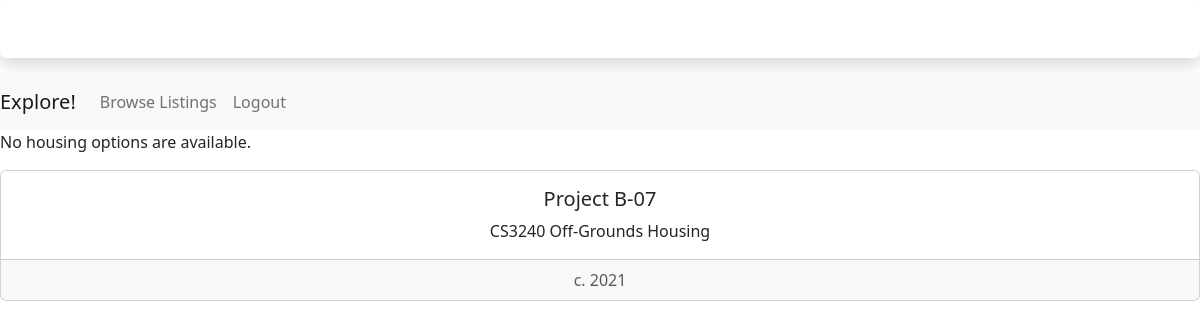
The page /housing/list/ on the database as committed earlier.
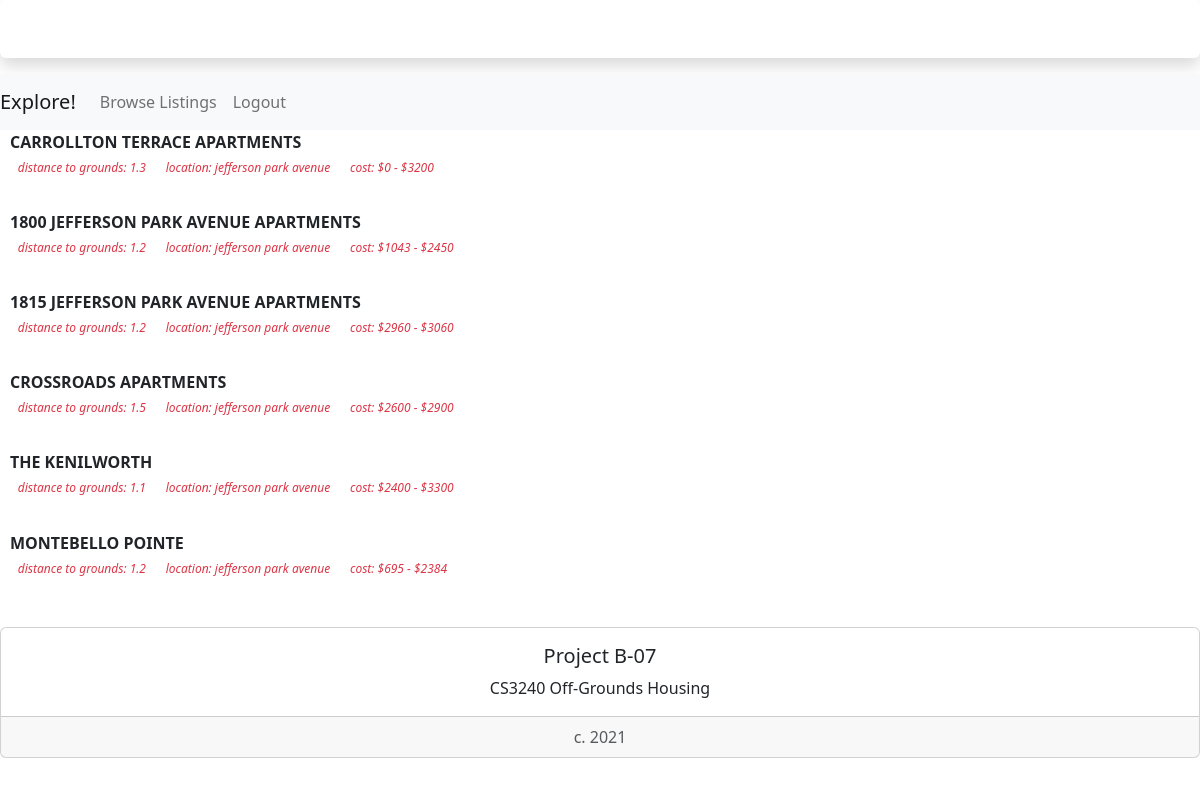
The same page on the database as committed later.
### housing/models.py (models this page shows, shortened)
class StudentHousing(models.Model):
    name = models.CharField(max_length=200)
    distToGrounds = models.FloatField(default=0)
    parking = models.BooleanField()
    minCost = models.IntegerField(default=0)
    maxCost = models.IntegerField(default=0)
    location = models.TextField(max_length=200, null=True)
    landlordEmail = models.CharField(max_length=200, null=True)
    landlordPhone = models.CharField(max_length=200, null=True)
    amenities = models.TextField(max_length=200, null=True)
    deadline = models.CharField(max_length=200, null=True)
    averageRating = models.IntegerField(default=0)
    address = models.TextField(max_length=200, null=True)

### housing/views.py (the view)
# urls.py: path('list/', views.HousingListView.as_view(), name='studentHousingList'),
class HousingListView(generic.ListView):
    template_name = 'housing/studentHousingList.html'
    context_object_name = 'studentHousing_list'
    def get_queryset(self):
        return StudentHousing.objects.all()

### housing/templates/housing/studentHousingList.html (shortened to what this page needs)
<!doctype html>
<link href="https://cdn.jsdelivr.net/npm/bootstrap@5.1.1/dist/css/bootstrap.min.css" rel="stylesheet">
{% load bootstrap5 %}
{% bootstrap_css %}
<div style="width: 100%" class="shadow p-2 mb-3 bg-body rounded text-white">
    <h3 class="font-monospace text-center">Housing for UVA Students by B-07!</h3>
</div>
<nav class="navbar navbar-expand-lg navbar-light bg-light">
    <a class="navbar-brand">Explore!</a>
    <div class="collapse navbar-collapse" id="navbarNav">
        <ul class="navbar-nav">
        <li class="nav-item">
            <a class="nav-link" href="{% url 'housing:studentHousingList' %}">Browse Listings</a>
        </li>
        <li class="nav-item">
            <a class="nav-link" href="logout">Logout</a>
        </li>
        </ul>
    </div>
</nav>
{% if studentHousing_list %}
    <dl style="margin-left: 10px">
    {% for studentHousing in studentHousing_list %}
        <dt class="text-uppercase fw-bolder"><strong>{{ studentHousing.name }}</strong></dt>
        <dd class="badge bg-white text-danger text-primary text-lowercase fw-light"><em>Distance to Grounds: {{ studentHousing.distToGrounds }}</em></dd>
        <dd class="badge bg-white text-danger text-primary text-lowercase fw-light"><em>Location: {{ studentHousing.location }}</em></dd>
        <dd class="badge bg-white text-danger text-primary text-lowercase fw-light"><em>Cost: ${{ studentHousing.minCost }} - ${{ studentHousing.maxCost }}</em></dd>
        <br><br>
    {% endfor %}
    </dl>
{% else %}
    <p>No housing options are available.</p>
{% endif %}
<div style="bottom:0; width:100%" class="card text-center">
    <div class="card-body">
      <h5 class="card-title">Project B-07</h5>
      <p class="card-text">CS3240 Off-Grounds Housing</p>
    </div>
    <div class="card-footer text-muted">
      c. 2021
    </div>
</div>

Rows that differ between the two databases and show on the page:
added StudentHousing: name "CARROLLTON TERRACE APARTMENTS", distToGrounds "1.3", location "jefferson park avenue", minCost "0", maxCost "3200"
added StudentHousing: name "1800 JEFFERSON PARK AVENUE APARTMENTS", distToGrounds "1.2", location "jefferson park avenue", minCost "1043", maxCost "2450"
added StudentHousing: name "1815 JEFFERSON PARK AVENUE APARTMENTS", distToGrounds "1.2", location "jefferson park avenue", minCost "2960", maxCost "3060"
added StudentHousing: name "CROSSROADS APARTMENTS", distToGrounds "1.5", location "jefferson park avenue", minCost "2600", maxCost "2900"
added StudentHousing: name "THE KENILWORTH", distToGrounds "1.1", location "jefferson park avenue", minCost "2400", maxCost "3300"
added StudentHousing: name "MONTEBELLO POINTE", distToGrounds "1.2", location "jefferson park avenue", minCost "695", maxCost "2384"
Other text that changed with them:
text no longer shown: "No housing options are available."
